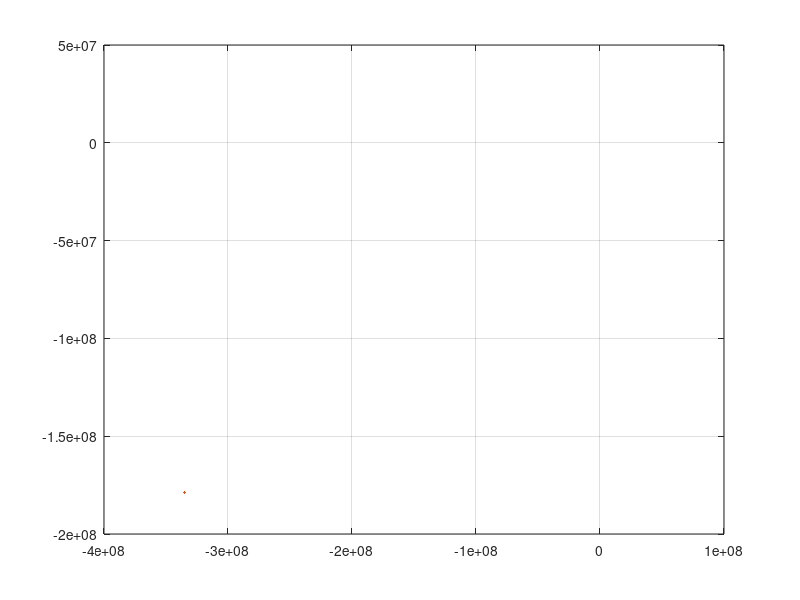

The MATLAB script that drew this image:
clc; clear all; close all;

%Simulation parameters
dt = 10;                     %s
scale = 0.001;              %can't plot too large numbers have to scale down
time = 60*24;                   %hours to simulate
planetScale = 5;            %Scale up planets to make them visible
G = 6.667408*10^-11;        %m^3*kg^-1*s^-1


%Earth parameters
earthRadius = 6371000;      %m
earthMass = 5.9722*10^24;   %kg

%Moon parameters
moonMass = 7.34767309*10^22;   %kg
moonRadius = 1737100;        %m
moonOrbitRadius = 387500000; %m
moonOrbitalPeriod = 27.32;        %days
moonTheta = 1*pi()/2;
moonPos = moonOrbitRadius*[cos(moonTheta),sin(moonTheta)];

%Initial sattelite parameters
satV = 7667+3100;                            %m/s ISS = 7667,
altitude = 400000;                      %m  ISS = 400000,
theta = 3.7*pi()/2;

%Initial position and velocity
rSat = altitude + earthRadius;
r_sat_earth = rSat*[cos(theta), sin(theta)];       %m
satV = satV*[cos(theta+pi()/2), sin(theta+pi()/2)];     %m/s

%Draw initial positions
%drawCircle(planetScale*earthRadius, 0, 0, scale);
%drawCircle(planetScale*moonRadius, moonPos(1), moonPos(2), scale);

%Calculate new angle and integrate
t = 0;
j = 0;
for i = 0:1:100000
  j = j+1;

  %Location of moon
  moonTheta = moonTheta + 2*pi()/moonOrbitalPeriod/24/3600*dt;
  moonPos = moonOrbitRadius*[cos(moonTheta),sin(moonTheta)];
  r_moon_sat = moonPos - rSat;

  %calculation of orbital parameters
  theta = atan2(r_sat_earth(2),r_sat_earth(1));
  rSat = norm(r_sat_earth);
  a_earth_sat = -G*earthMass/rSat^3*[r_sat_earth(1), r_sat_earth(2)];
  a_moon_sat = -G*moonMass/norm(r_moon_sat)^3.*[r_moon_sat(1), r_moon_sat(2)];
  a = a_earth_sat; + a_moon_sat;

  %integrator
  satV = satV + a*dt;
  r_sat_earth = r_sat_earth + satV*dt;

  %save plots
  posX(j) = r_sat_earth(1);
  posY(j) = r_sat_earth(2);
  theta_plot(j) = theta;
  t_plot(j) = t;

  %Update time
  t = t + dt;

  %Stop loop after time has passed
  if t > 3600*time
    break;
  endif
end

plot(scale*posX, scale*posY);
hold on;
grid on;

drawCircle(planetScale*moonRadius, moonPos(1), moonPos(2), scale);
